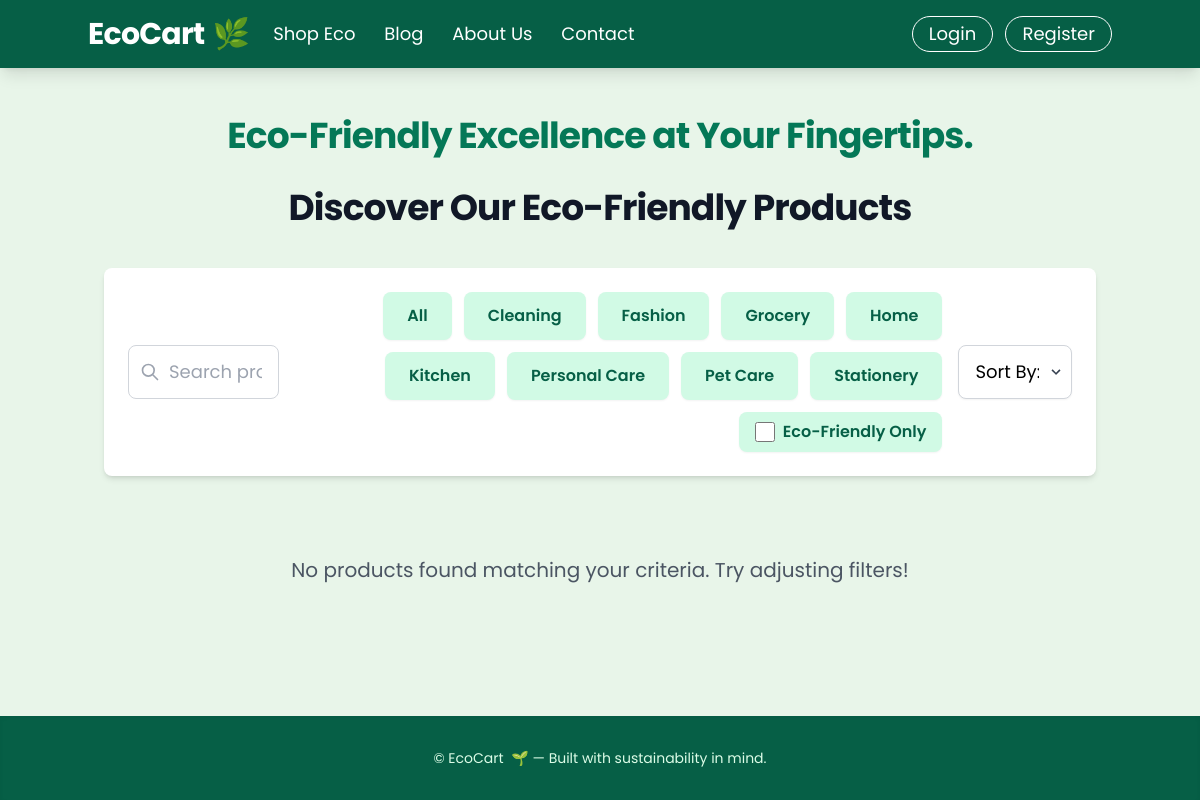
Page /products/?category=personal_care on the committed database.
### products/models.py (models this page shows, shortened)
class Category(models.Model):
    name = models.CharField(max_length=100, unique=True)
    slug = models.SlugField(max_length=100, unique=True, blank=True)
    class Meta:
        verbose_name_plural = "Categories"

### products/views.py (the view)
# urls.py: path('', views.product_list, name='list'),  # Product list view
def product_list(request):
    all_categories = Category.objects.all().order_by('name')
    initial_products = get_product_queryset(request)
    paginator = Paginator(initial_products, 8)
    page_number = request.GET.get('page', 1)
    page_obj = paginator.get_page(page_number)
    context = {
        'products': page_obj,
        'categories': all_categories,
        'current_category': request.GET.get('category', 'all'),
        'current_search': request.GET.get('search', ''),
        'eco_friendly_checked': request.GET.get('eco_friendly', 'false').lower() == 'true',
        'current_sort_by': request.GET.get('sort_by', 'default'),
        'pick_up_line': random.choice(PICK_UP_LINES),
    }
    return render(request, 'products/product_list.html', context)

### products/templatetags/products/products_filters.py (called while the page is built)
@register.filter
def replace(value, arg):
    if isinstance(value, str) and isinstance(arg, str) and ':' in arg:
        old, new = arg.split(':', 1)
        return value.replace(old, new)
    return value

@register.filter
def multiply(value, arg):
    try:
        return float(value) * float(arg)
    except (ValueError, TypeError):
        return '' # Return empty string or handle error gracefully

### products/templates/products/product_list.html (shortened to what this page needs)
{% load static %}
{% load products.products_filters %}
<!DOCTYPE html>
<html lang="en">
<head>
    <script src="https://cdn.tailwindcss.com"></script>
    <link rel="stylesheet" href="https://cdnjs.cloudflare.com/ajax/libs/font-awesome/6.0.0-beta3/css/all.min.css">
    <link rel="stylesheet" href="{% static 'products/css/product.css' %}">
</head>
<body class="min-h-screen flex flex-col">
    <header id="main-navbar" class="bg-emerald-800 p-4 shadow-lg sticky top-0 z-40 transition-all duration-300 ease-in-out">
        <div class="container mx-auto flex items-center justify-between flex-wrap">
            <a href="{% url 'accounts:home' %}" class="flex items-center flex-shrink-0 text-white mr-6">
                <span class="font-bold text-3xl tracking-tight text-white flex items-center">
                    EcoCart <span class="ml-2 text-green-300">🌿</span>
                </span>
            </a>
            <div id="nav-content" class="w-full block flex-grow lg:flex lg:items-center lg:w-auto hidden">
                <div class="text-lg lg:flex-grow">
                    <a href="{% url 'products:list' %}" class="block mt-4 lg:inline-block lg:mt-0 text-white hover:text-green-200 mr-6 transition duration-300 ease-in-out">
                        Shop Eco
                    </a>
                    <a href="{% url 'accounts:blog' %}" class="block mt-4 lg:inline-block lg:mt-0 text-white hover:text-green-200 mr-6 transition duration-300 ease-in-out">
                        Blog
                    </a>
                    <a href="{% url 'accounts:about_us' %}" class="block mt-4 lg:inline-block lg:mt-0 text-white hover:text-green-200 mr-6 transition duration-300 ease-in-out">
                        About Us
                    </a>
                    <a href="{% url 'accounts:contact' %}" class="block mt-4 lg:inline-block lg:mt-0 text-white hover:text-green-200 transition duration-300 ease-in-out">
                        Contact
                    </a>
                </div>
                <div>
                    {% if user.is_authenticated %}
                        <a href="{% url 'accounts:profile' %}" class="inline-block text-lg px-4 py-2 leading-none border border-white rounded-full text-white hover:bg-white hover:text-emerald-800 mt-4 lg:mt-0 transition duration-300 ease-in-out mr-2">
                            Profile
                        </a>
                        <a href="{% url 'accounts:logout' %}" class="inline-block text-lg px-4 py-2 leading-none border border-white rounded-full text-white hover:bg-white hover:text-emerald-800 mt-4 lg:mt-0 transition duration-300 ease-in-out">
                            Logout
                        </a>
                    {% else %}
                        <a href="{% url 'accounts:login' %}" class="inline-block text-lg px-4 py-2 leading-none border border-white rounded-full text-white hover:bg-white hover:text-emerald-800 mt-4 lg:mt-0 transition duration-300 ease-in-out mr-2">
                            Login
                        </a>
                        <a href="{% url 'accounts:register' %}" class="inline-block text-lg px-4 py-2 leading-none border border-white rounded-full text-white hover:bg-white hover:text-emerald-800 mt-4 lg:mt-0 transition duration-300 ease-in-out">
                            Register
                        </a>
                    {% endif %}
                </div>
            </div>
        </div>
    </header>
    <main class="flex-grow container mx-auto px-4 py-8">
        <p class="text-3xl md:text-4xl font-bold text-center text-emerald-700 mb-8 mt-4 tracking-tight leading-snug animate-fade-in">
            {{ pick_up_line }}
        </p>
        <h1 class="text-4xl font-bold text-center text-gray-900 mb-10 tracking-tight">Discover Our Eco-Friendly Products</h1>
        <div class="mb-10 flex flex-col md:flex-row items-center justify-between space-y-4 md:space-y-0 md:space-x-4 p-6 bg-white rounded-lg shadow-md animate-slide-up">
            <div class="relative w-full md:w-1/3">
                <input type="text" id="product-search" placeholder="Search products..." value="{{ current_search }}"
                        class="w-full pl-10 pr-4 py-3 border border-gray-300 rounded-lg focus:outline-none focus:ring-2 focus:ring-emerald-500 transition duration-300 ease-in-out text-lg"
                        onkeyup="debounceFilter()">
                <svg class="absolute left-3 top-1/2 transform -translate-y-1/2 text-gray-400 w-5 h-5" fill="none" stroke="currentColor" viewBox="0 0 24 24" xmlns="http://www.w3.org/2000/svg">
                    <path stroke-linecap="round" stroke-linejoin="round" stroke-width="2" d="M21 21l-6-6m2-5a7 7 0 11-14 0 7 7 0 0114 0z"></path>
                </svg>
            </div>
            <div class="w-full md:w-auto flex flex-wrap justify-center md:justify-end gap-3 order-3 md:order-2">
                <button class="filter-btn px-6 py-3 font-semibold rounded-lg shadow-sm active:shadow-inner transition duration-300 ease-in-out {% if current_category == 'all' %}bg-emerald-600 text-white{% else %}bg-emerald-100 text-emerald-800 hover:bg-emerald-200{% endif %}" data-filter="all">All</button>
                {% for category in categories %}
                    <button class="filter-btn px-6 py-3 font-semibold rounded-lg shadow-sm active:shadow-inner transition duration-300 ease-in-out {% if current_category == category.slug %}bg-emerald-600 text-white{% else %}bg-emerald-100 text-emerald-800 hover:bg-emerald-200{% endif %}" data-filter="{{ category.slug }}">{{ category.name|title|replace:"_: " }}</button>
                {% endfor %}
                <label for="eco_friendly_checkbox" class="flex items-center space-x-2 cursor-pointer px-4 py-2 bg-emerald-100 text-emerald-800 font-semibold rounded-lg hover:bg-emerald-200 transition duration-300 ease-in-out shadow-sm active:shadow-inner">
                    <input type="checkbox" id="eco_friendly_checkbox" onchange="filterProducts()" class="form-checkbox h-5 w-5 text-emerald-600 rounded focus:ring-emerald-500" {% if eco_friendly_checked %}checked{% endif %}>
                    <span>Eco-Friendly Only</span>
                </label>
            </div>
            <div class="relative w-full md:w-1/4 order-2 md:order-3">
                <select id="sort-by" onchange="filterProducts()"
                             class="block w-full px-4 py-3 border border-gray-300 rounded-lg shadow-sm focus:outline-none focus:ring-2 focus:ring-emerald-500 transition duration-300 ease-in-out text-lg appearance-none bg-white pr-8">
                    <option value="default" {% if current_sort_by == 'default' %}selected{% endif %}>Sort By: Default</option>
                </select>
                <div class="pointer-events-none absolute inset-y-0 right-0 flex items-center px-2 text-gray-700">
                </div>
            </div>
        </div>
        <div id="product-grid" class="grid grid-cols-1 sm:grid-cols-2 lg:grid-cols-3 xl:grid-cols-4 gap-8">
            {% for product in products %}
                <div class="product-card bg-white rounded-xl shadow-lg transform transition-all duration-500 ease-in-out hover:scale-105 hover:shadow-2xl overflow-hidden flex flex-col product-item"
                     data-category="{{ product.category.slug|default:'uncategorized' }}"
                     data-price="{{ product.price }}"
                     data-rating="{{ product.rating }}"
                     data-name="{{ product.name|lower }}"
                     data-eco-friendly="{{ product.is_eco_friendly|lower }}"
                     data-product-id="{{ product.id }}">
                        <a href="{% url 'products:detail' pk=product.id %}" class="block relative overflow-hidden w-full h-48 bg-gray-100 rounded-t-xl">
                            <img src="{% if product.image %}{{ product.image.url }}{% else %}{% static 'products/images/placeholder.jpg' %}{% endif %}"
                                 onerror="this.onerror=null; this.src='{% static 'products/images/placeholder.jpg' %}';"
                                 alt="{{ product.name }}"
                                 class="w-full h-full object-cover transition-transform duration-500 hover:scale-110">
                            {% if product.is_eco_friendly %}
                                <div class="absolute top-2 right-2 bg-emerald-600 text-white text-xs font-semibold px-3 py-1 rounded-full shadow-md tooltip-container">
                                    Eco-Friendly 🌿
                                    {% if product.eco_impact_statement %}
                                        <span class="tooltip-text">{{ product.eco_impact_statement }}</span>
                                    {% endif %}
                                </div>
                            {% endif %}
                            <i class="far fa-heart absolute top-2 left-2 text-2xl text-gray-300 hover:text-red-400 transition-colors duration-200 cursor-pointer wishlist-icon" data-product-id="{{ product.id }}"></i>
                        </a>
                        <div class="p-6 flex-grow flex flex-col justify-between">
                            <div>
                                <h2 class="text-2xl font-semibold text-gray-900 mb-1 truncate" title="{{ product.name }}">
                                    <a href="{% url 'products:detail' pk=product.id %}" class="hover:text-emerald-700 transition-colors duration-200">{{ product.name }}</a>
                                </h2>
                                {% if product.brand %}<p class="text-gray-500 text-sm mb-2">{{ product.brand }}</p>{% endif %}
                                <p class="text-gray-600 text-sm mb-4 line-clamp-3">{{ product.short_description }}</p>
                                {% if product.plastic_saved_kg %}
                                <div class="impact-bar">
                                    <i class="fa-solid fa-seedling text-emerald-600"></i>
                                    <span>Impact:</span> By buying this, you help save {{ product.plastic_saved_kg }}kg of plastic!
                                </div>
                                {% endif %}
                            </div>
                            <div class="mt-4">
                                <div class="flex items-center mb-2">
                                    {% for _ in "x"|ljust:product.get_stars_full %}<i class="fas fa-star text-yellow-400 star-icon" style="animation-delay: {{ forloop.counter|multiply:0.05 }}s;"></i>{% endfor %}
                                    {% if product.get_stars_half %}<i class="fas fa-star-half-alt text-yellow-400 star-icon" style="animation-delay: {{ product.get_stars_full|add:1|multiply:0.05 }}s;"></i>{% endif %}
                                    {% for _ in "x"|ljust:product.get_stars_empty %}<i class="far fa-star text-gray-300 star-icon" style="animation-delay: {{ forloop.counter|add:product.get_stars_full|add:product.get_stars_half|multiply:0.05 }}s;"></i>{% endfor %}
                                    <span class="ml-2 text-gray-600 text-sm">({{ product.rating|floatformat:1 }} / {{ product.review_count }} reviews)</span>
                                </div>
                                <div class="flex items-baseline justify-between mb-4">
                                   <span class="text-3xl font-bold text-emerald-700">₹{{ product.price|floatformat:2 }}</span>
                                    {% if product.is_discounted %}
                                       <span class="text-gray-400 line-through text-lg ml-2">₹{{ product.original_price|floatformat:2 }}</span>
                                        <span class="ml-auto text-red-500 font-semibold text-sm">{{ product.discount_percentage }}% OFF</span>
                                    {% endif %}
                                </div>
                                <button class="add-to-cart-btn w-full bg-emerald-600 text-white font-bold py-3 rounded-full shadow-lg hover:bg-emerald-700 transition-all duration-300 ease-in-out transform hover:scale-105 active:scale-95"
                                        data-product-id="{{ product.id }}" data-product-name="{{ product.name }}">
                                    Add to Cart
                                </button>
                                {% if product.in_stock > 0 %}
                                    <p class="text-emerald-600 text-sm mt-3">In Stock: {{ product.in_stock }}</p>
                                    {% if product.in_stock < 10 %}
                                    <p class="text-orange-500 text-xs mt-1">Only {{ product.in_stock }} left!</p>
                                   {% endif %}
                                {% else %}
                                       <p class="text-red-600 text-sm mt-3">Out of Stock</p>
                                {% endif %}
                            </div>
                        </div>
                    </div>
                {% empty %}
                    <div class="col-span-full text-center py-10">
                        <p class="text-xl text-gray-600">No products found matching your criteria. Try adjusting filters!</p>
                    </div>
                {% endfor %}
            </div>
        </main>
        <footer class="bg-emerald-800 text-green-100 py-8 text-center shadow-inner mt-auto">
            <div class="container mx-auto px-4">
                <div class="text-sm">
                    &copy; {{ "now"|date:"Y" }} EcoCart <span class="ml-1">🌱</span> — Built with sustainability in mind.
                </div>
            </div>
        </footer>
    </body>
</html>

### products/static/products/css/product.css (style rules this page uses)
body { font-family: 'Poppins', sans-serif; background-color: #E8F5E9; margin: 0; padding: 0; }

### rows in the picture
Category: name "Cleaning"
Category: name "Fashion"
Category: name "Grocery"
Category: name "Home"
Category: name "Kitchen"
Category: name "Personal Care"
Category: name "Pet Care"
Category: name "Stationery"
